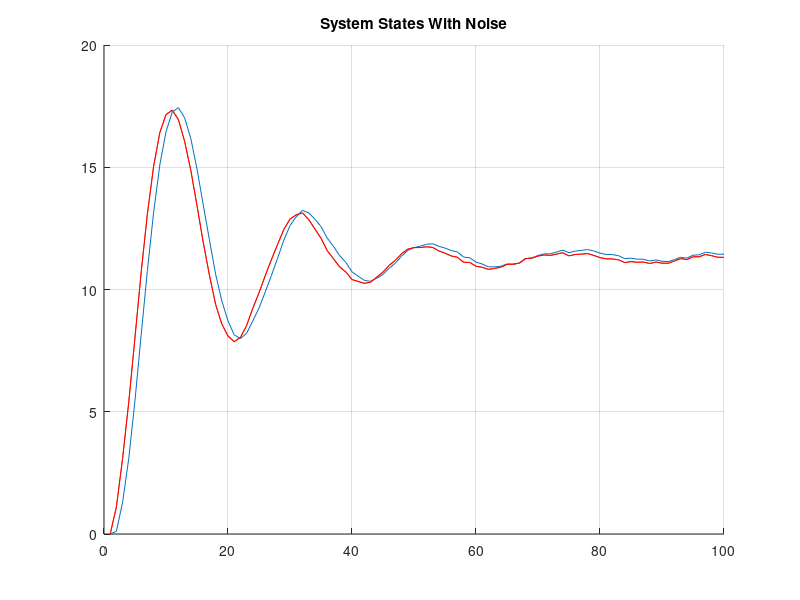

The MATLAB source for this figure:
clc;
clear all;
close all;

x=zeros(2,100);
xn=zeros(2,100); 
A=[0    1
  -0.89 1.8];
B=[0 
   1]; 
u=ones(100,1);
t=1:100; 
w = 0.2*rand(2,100);
for i=1:99 
x(:,i+1)=A*x(:,i)+B*u(i)+w(i);
y(i,:) = x(:,i+1)'
hold on
end 
figure (1)
plot(t,x(1,:),t,x(2,:));
hold on;
plot(t,x(2,:),'r');
grid; 
title('System States With Noise') 
max_overshoot = max(y())
min_overshoot = max(y(i,:))
peak_overshoot = (max_overshoot(1) - min_overshoot)/min_overshoot *100
